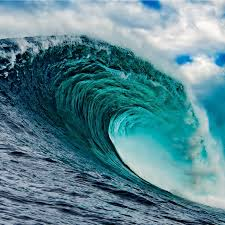
#> input picture Chapter_6/wave.jpeg, 225 x 225 px
$ python masking.py --image wave.jpeg
#> lines starting #> are read from the running program, lines starting #| are printed output that depends on the picture; after the words box and inside, x2 and y2 are one past the last pixel; in counts of white or black regions, pixels touching at a corner belong together
import numpy as np
import cv2
import argparse

# Loading image
ap = argparse.ArgumentParser()
ap.add_argument("-i", "--image", required = True, help = "Path to the image")
args = vars(ap.parse_args())

image = cv2.imread(args["image"])
#> image is the input picture: shape (225, 225, 3); mean B, G, R 144.4, 133.9, 89.2
cv2.imshow("Original", image)

# Creating the mask for the corgi's face
mask = np.zeros(image.shape[:2], dtype = "uint8")
cv2.rectangle(mask, (160, 20), (400, 300), (255, 255, 255), -1)
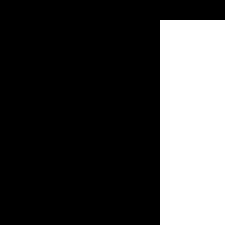
#> mask: shape (225, 225); 26.3% white; 1 white region, box (x1, y1, x2, y2) and area: (160, 20, 225, 225) 13325
cv2.imshow("Mask", mask)

# Applying the mask using bitwise and operator
maskedImage = cv2.bitwise_and(image, image, mask = mask)
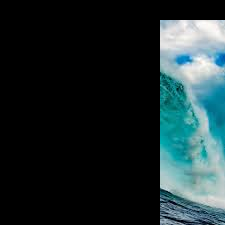
#> maskedImage: shape (225, 225, 3); mean B, G, R 46, 44, 29.2
cv2.imshow("Applying the Mask", maskedImage)

cv2.waitKey(0)

# Repeating with a different shape
mask = np.zeros(image.shape[:2], dtype = "uint8")
cv2.circle(mask, (mask.shape[1] // 2, mask.shape[0] // 2), 100, (255, 255, 255), -1)
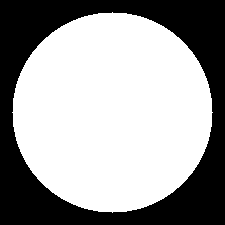
#> mask: shape (225, 225); 62.1% white; 1 black region, box (x1, y1, x2, y2) and area: (0, 0, 225, 225) 19208
cv2.imshow("Mask", mask)

maskedImage = cv2.bitwise_and(image, image, mask = mask)
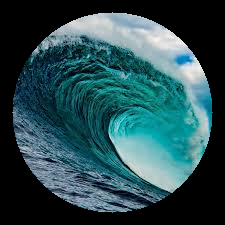
#> maskedImage: shape (225, 225, 3); mean B, G, R 81.4, 76.2, 41.9
cv2.imshow("Applying the Mask", maskedImage)

cv2.waitKey(0)
